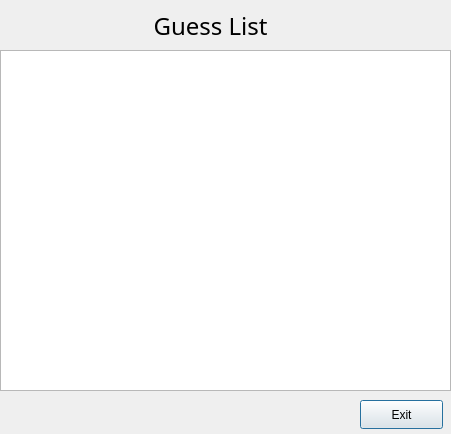
<?xml version="1.0" encoding="UTF-8"?>
<ui version="4.0">
 <class>GuessListDialog</class>
 <widget class="QDialog" name="GuessListDialog">
  <property name="geometry">
   <rect>
    <x>0</x>
    <y>0</y>
    <width>451</width>
    <height>434</height>
   </rect>
  </property>
  <property name="windowTitle">
   <string>Dialog</string>
  </property>
  <widget class="QPushButton" name="pushButtonExit">
   <property name="geometry">
    <rect>
     <x>360</x>
     <y>400</y>
     <width>83</width>
     <height>29</height>
    </rect>
   </property>
   <property name="text">
    <string>Exit</string>
   </property>
  </widget>
  <widget class="QLabel" name="label">
   <property name="geometry">
    <rect>
     <x>60</x>
     <y>10</y>
     <width>301</width>
     <height>31</height>
    </rect>
   </property>
   <property name="font">
    <font>
     <family>Rockwell</family>
     <pointsize>18</pointsize>
    </font>
   </property>
   <property name="text">
    <string>Guess List</string>
   </property>
   <property name="alignment">
    <set>Qt::AlignmentFlag::AlignCenter</set>
   </property>
  </widget>
  <widget class="QTableWidget" name="tableWidget">
   <property name="geometry">
    <rect>
     <x>0</x>
     <y>50</y>
     <width>451</width>
     <height>341</height>
    </rect>
   </property>
  </widget>
 </widget>
 <resources/>
 <connections/>
</ui>
